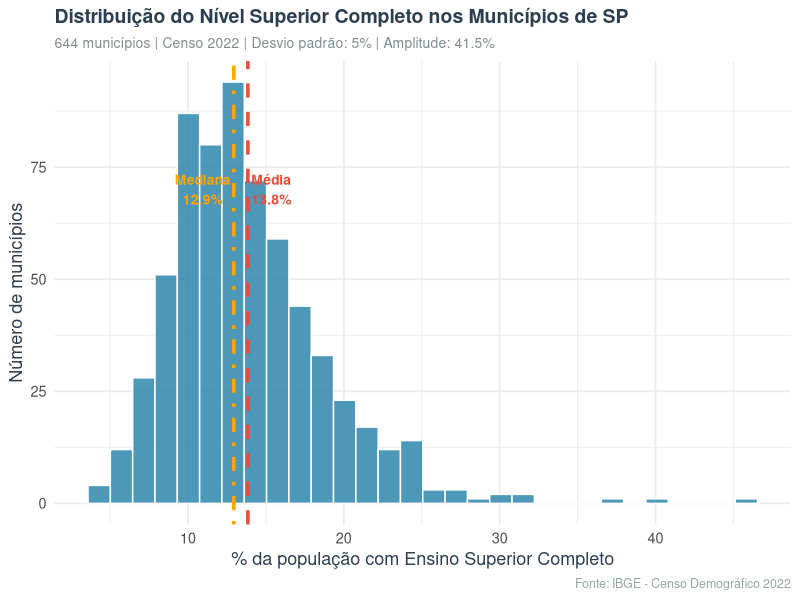
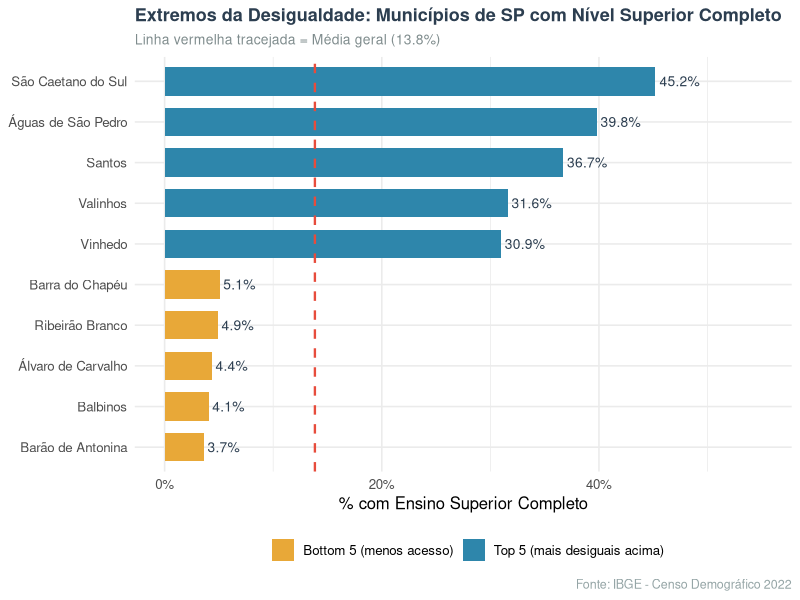

The R source for these figures, in order:
# =============================================================
#  ANÁLISE ESTATÍSTICA - NÍVEL SUPERIOR COMPLETO
#  Estado de São Paulo - Municípios - Censo 2022
# =============================================================
#
#  O que vamos analisar?
#  A coluna TOTAL_SC representa o % de pessoas com 18 anos ou mais
#  que completaram o Ensino Superior em cada município de SP.
#
#  Como rodar este script:
#  1. Instale o R em: https://cran.r-project.org/
#  2. Instale o RStudio (opcional, mas recomendado): https://posit.co/
#  3. Instale os pacotes necessários (só na primeira vez):
#     install.packages("readxl")
#     install.packages("ggplot2")
#     install.packages("dplyr")
# =============================================================


# ----- PASSO 1: Carregar os pacotes (ferramentas que vamos usar) -----

library(readxl)   # Para ler arquivos Excel
library(ggplot2)  # Para fazer gráficos bonitos
library(tidyverse)
library(dplyr)    # Para filtrar e organizar os dados


# ----- PASSO 2: Ler o arquivo Excel -----

# ATENÇÃO: Ajuste o caminho abaixo para onde o arquivo está no seu computador
# Exemplo Windows: "C:/Users/SeuNome/Downloads/Data_set_estudo_de_caso_2_tidy.xlsx"
# Exemplo Mac/Linux: "/home/seunome/Downloads/Data_set_estudo_de_caso_2_tidy.xlsx"


setwd("C:\\Users\\israe\\Downloads\\Estudo de caso 2")
dados_brutos <- read_excel("Data_set_estudo_de_caso_2_tidy.xlsx", skip = 1)

# ----- PASSO 3: Filtrar apenas São Paulo e só municípios -----

# TIPO == "MU" significa que é um município (e não estado ou região)
# UF == "SP" é o estado de São Paulo

sp_municipios <- dados_brutos %>%
  filter(UF == "SP", TIPO == "MU") %>%
  mutate(TOTAL_SC = as.numeric(TOTAL_SC))  # Garante que os números são números

cat("Municípios de SP encontrados:", nrow(sp_municipios), "\n\n")


# ----- PASSO 4: Calcular as estatísticas -----

# Extraímos só a coluna de interesse
superior_completo <- sp_municipios$TOTAL_SC

# Calculando cada estatística:
media     <- mean(superior_completo,   na.rm = TRUE)  # na.rm ignora valores vazios
mediana   <- median(superior_completo, na.rm = TRUE)
desvio_pd <- sd(superior_completo,     na.rm = TRUE)
minimo    <- min(superior_completo,    na.rm = TRUE)
maximo    <- max(superior_completo,    na.rm = TRUE)
amplitude <- maximo - minimo


# ----- PASSO 5: Mostrar os resultados -----

cat("============================================================\n")
cat(" RESULTADOS: % de pessoas com Nível Superior Completo em SP\n")
cat("============================================================\n")
cat(sprintf("  Nº de municípios analisados : %d\n",   length(superior_completo)))
cat(sprintf("  Média                       : %.2f%%\n", media))
cat(sprintf("  Mediana                     : %.2f%%\n", mediana))
cat(sprintf("  Desvio Padrão               : %.2f%%\n", desvio_pd))
cat(sprintf("  Mínimo                      : %.2f%%\n", minimo))
cat(sprintf("  Máximo                      : %.2f%%\n", maximo))
cat(sprintf("  Amplitude (máx - mín)       : %.2f%%\n", amplitude))
cat("============================================================\n\n")


# ----- PASSO 6: Encontrar os extremos (quem é quem?) -----

# Top 5 municípios com MAIS pessoas com ensino superior
top5 <- sp_municipios %>%
  arrange(desc(TOTAL_SC)) %>%
  slice(1:5) %>%
  select(NOME, TOTAL_SC)

# Bottom 5 municípios com MENOS pessoas com ensino superior
bottom5 <- sp_municipios %>%
  arrange(TOTAL_SC) %>%
  slice(1:5) %>%
  select(NOME, TOTAL_SC)

cat("--- Top 5: municípios com MAIS nível superior completo ---\n")
print(top5, row.names = FALSE)

cat("\n--- Bottom 5: municípios com MENOS nível superior completo ---\n")
print(bottom5, row.names = FALSE)
cat("\n")


# ----- PASSO 7: Gráfico de Histograma -----
#
#  O histograma mostra como os municípios se distribuem
#  em faixas de porcentagem. Cada barra = um grupo de municípios
#  com valores parecidos.

grafico_histograma <- ggplot(sp_municipios, aes(x = TOTAL_SC)) +

  # Desenha as barras do histograma (bins = número de barras)
  geom_histogram(
    bins  = 30,
    fill  = "#2E86AB",    # Cor azul para as barras
    color = "white",      # Borda branca entre barras
    alpha = 0.85          # Um pouco de transparência
  ) +

  # Linha vertical da MÉDIA (vermelho)
  geom_vline(
    xintercept = media,
    color      = "#E74C3C",
    linewidth  = 1.2,
    linetype   = "dashed"
  ) +

  # Linha vertical da MEDIANA (verde)
  geom_vline(
    xintercept = mediana,
    color      = "#FFA500",
    linewidth  = 1.2,
    linetype   = "dotdash"
  ) +

  # Rótulo da média
  annotate("text",
    x     = media + 1.5,
    y     = 70,
    label = paste0("Média\n", round(media, 1), "%"),
    color = "#E74C3C",
    size  = 3.5,
    fontface = "bold"
  ) +

  # Rótulo da mediana
  annotate("text",
    x     = mediana - 2,
    y     = 70,
    label = paste0("Mediana\n", round(mediana, 1), "%"),
    color = "#FFA500",
    size  = 3.5,
    fontface = "bold"
  ) +

  # Títulos e rótulos dos eixos
  labs(
    title    = "Distribuição do Nível Superior Completo nos Municípios de SP",
    subtitle = paste0(
      "644 municípios | Censo 2022 | ",
      "Desvio padrão: ", round(desvio_pd, 1), "% | ",
      "Amplitude: ", round(amplitude, 1), "%"
    ),
    x        = "% da população com Ensino Superior Completo",
    y        = "Número de municípios",
    caption  = "Fonte: IBGE - Censo Demográfico 2022"
  ) +

  # Tema visual limpo
  theme_minimal(base_size = 13) +
  theme(
    plot.title    = element_text(face = "bold", size = 14, color = "#2C3E50"),
    plot.subtitle = element_text(size = 10, color = "#7F8C8D"),
    axis.title    = element_text(color = "#2C3E50"),
    plot.caption  = element_text(color = "#95A5A6", size = 9)
  )

# Mostrar o gráfico na tela
print(grafico_histograma)


# ----- PASSO 8: Gráfico de Barras - Top 15 e Bottom 15 -----

# Juntar os extremos para comparação
extremos <- bind_rows(
  top5    %>% mutate(grupo = "Top 5 (mais desiguais acima)"),
  bottom5 %>% mutate(grupo = "Bottom 5 (menos acesso)")
) %>%
  mutate(NOME = reorder(NOME, TOTAL_SC))

grafico_barras <- ggplot(extremos, aes(x = NOME, y = TOTAL_SC, fill = grupo)) +

  geom_col(show.legend = TRUE, width = 0.7) +

  # Rótulos nas barras
  geom_text(
    aes(label = paste0(round(TOTAL_SC, 1), "%")),
    hjust = -0.1,
    size  = 3.5,
    color = "#2C3E50"
  ) +

  # Linha da média geral
  geom_hline(
    yintercept = media,
    linetype   = "dashed",
    color      = "#E74C3C",
    linewidth  = 0.8
  ) +

  coord_flip(clip = "off") +  # Barras horizontais, mais fácil de ler nomes

  scale_fill_manual(
    values = c("Top 5 (mais desiguais acima)" = "#2E86AB",
               "Bottom 5 (menos acesso)"       = "#E8A838"),
    name = ""
  ) +

  scale_y_continuous(
    limits = c(0, 55),
    labels = function(x) paste0(x, "%")
  ) +

  labs(
    title    = "Extremos da Desigualdade: Municípios de SP com Nível Superior Completo",
    subtitle = paste0("Linha vermelha tracejada = Média geral (", round(media, 1), "%)"),
    x        = NULL,
    y        = "% com Ensino Superior Completo",
    caption  = "Fonte: IBGE - Censo Demográfico 2022"
  ) +

  theme_minimal(base_size = 12) +
  theme(
    plot.title    = element_text(face = "bold", size = 13, color = "#2C3E50"),
    plot.subtitle = element_text(size = 10, color = "#7F8C8D"),
    legend.position = "bottom",
    plot.caption  = element_text(color = "#95A5A6", size = 9)
  )

print(grafico_barras)

cat("Análise concluída com sucesso!\n")
cat("Verifique os gráficos na aba 'Plots' do RStudio.\n")
